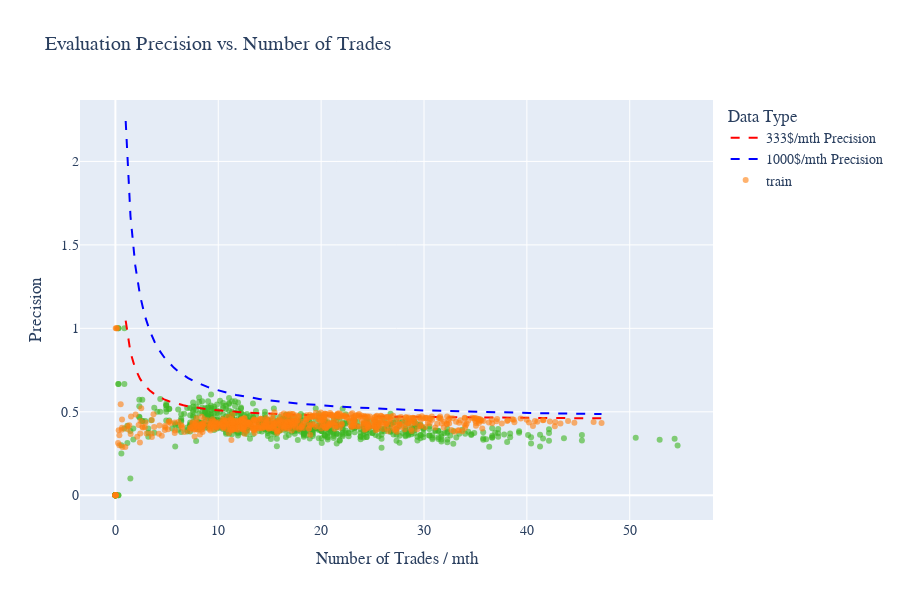

Notebook code cell kept with this figure:
### Code cell
def fun_arr_winrate(arr_nb_trade, gain, risk, R):
    """Mock function to simulate win rate calculation."""
    # This is a placeholder to make the example runnable.
    # The formula is derived from a common trading gain formula.
    return (gain / arr_nb_trade + risk) / (risk * (1 + R))

# --- Updated plotting function ---

def fun_plot_pre_trade(df, gain_period_min=333, gain_period_bingo=1000):

    arr_nb_trade_winrate_train = np.linspace(max(1, min(df["trades_train"])), max(df["trades_train"]), 100)
    arr_winrate_min_train = fun_arr_winrate(arr_nb_trade_winrate_train, gain=gain_period_min, risk=250, R=1.23)
    arr_winrate_bingo_train = fun_arr_winrate(arr_nb_trade_winrate_train, gain=gain_period_bingo, risk=250, R=1.23)

    # --- Create the Plot with opacity for the test data ---
    fig = px.scatter(
        df,
        x='trades_test',
        y='precision_test',
        title="Evaluation Precision vs. Number of Trades",
        color_discrete_sequence=["#3CB620"], # Green for test data
        opacity=0.6,  # Added opacity for the main scatter plot
    )
    # Customize the hover template
    fig.update_traces(
            hovertemplate="Run Index: %{customdata[0]}<br>" +
                "Gain Train: %{customdata[1]:.2f}<br>" +
                "Trades Train: %{customdata[3]:.2f}<br>" +
                "Winrate Train: %{customdata[4]:.4f}<br>" +
                "<b>Gain Test: %{customdata[2]:.2f}</b><br>" +
                "Trades Test: %{x:.2f}<br>" +
                "Winrate Test: %{y:.4f}<br>" + # Corrected from Winrate Train
                    "<extra></extra>",
            customdata=df[['run_index', 'gain_train', "gain_test", "trades_train", "precision_train"]],
            name="test" # Assign a name for the legend
    )

    # add precision = f(nb_trade) to have a gain = 333/mth
    fig.add_scatter(
        x=arr_nb_trade_winrate_train,
        y=arr_winrate_min_train,
        mode='lines',
        line=dict(color='red', width=2),
        line_dash="dash",
        name="333$/mth Precision",
        hovertemplate=f"Gain: {gain_period_min:.2f}<br>" +
                    "Number of Trades: %{x}<br>" +
                    "Precision: %{y:.4f}<br>" +
                    "<extra></extra>",
    )
    # add precision = f(nb_trade) to have a gain = 1000/mth
    fig.add_scatter(
        x=arr_nb_trade_winrate_train,
        y=arr_winrate_bingo_train,
        mode='lines',
        line=dict(color='blue', width=2),
        line_dash="dash",
        name="1000$/mth Precision",
        hovertemplate=f"Gain: {gain_period_bingo:.2f}<br>" +
                    "Number of Trades: %{x}<br>" +
                    "Precision: %{y:.4f}<br>" +
                    "<extra></extra>",
    )
    # add train data with opacity
    fig.add_trace(
        go.Scatter(
            x=df["trades_train"],
            y=df["precision_train"],
            name="train",
            mode="markers",
            # Added marker dict to set color and opacity for the train data
            marker=dict(
                color="#FF7F0E", # Orange for train data
                opacity=0.6
            ),
            hovertemplate="Run Index: %{customdata[0]}<br>" +
                "<b>Gain Train: %{customdata[1]:.2f}</b><br>" +
                "Trades Train: %{x:.2f}<br>" +
                "Winrate Train: %{y:.4f}<br>" +
                "Gain Test: %{customdata[2]:.2f}<br>" +
                "Trades Test: %{customdata[3]:.2f}<br>" +
                "Winrate Test: %{customdata[4]:.4f}<br>" +
                    "<extra></extra>",
            customdata=df[['run_index', 'gain_train', "gain_test", "trades_test", "precision_test"]],
        )
    )

    fig.update_layout(
        xaxis_title="Number of Trades / mth",
        yaxis_title="Precision",
        font=dict(family="Arial, sans-serif", size=14),
        height=600,
        legend_title_text='Data Type' # Add a title to the legend
    )

    fig.show()

fun_plot_pre_trade(df)

### Figure 1 — Plotly figure (JSON) as saved in the notebook; plotly's stock layout.template omitted (floating-point values rounded to 4 significant figures; data arrays with more than 128 entries replaced by an {"elided": "..."} marker saying what was removed)
{"data": [{"customdata": {"elided": "667x5 float values"}, "hovertemplate": "Run Index: %{customdata[0]}<br>Gain Train: %{customdata[1]:.2f}<br>Trades Train: %{customdata[3]:.2f}<br>Winrate Train: %{customdata[4]:.4f}<br><b>Gain Test: %{customdata[2]:.2f}</b><br>Trades Test: %{x:.2f}<br>Winrate Test: %{y:.4f}<br><extra></extra>", "legendgroup": "", "marker": {"color": "#3CB620", "opacity": 0.6, "symbol": "circle"}, "mode": "markers", "name": "test", "orientation": "v", "showlegend": false, "type": "scatter", "x": {"elided": "667 float values"}, "xaxis": "x", "y": {"elided": "667 float values"}, "yaxis": "y"}, {"hovertemplate": "Gain: 333.00<br>Number of Trades: %{x}<br>Precision: %{y:.4f}<br><extra></extra>", "line": {"color": "red", "dash": "dash", "width": 2}, "mode": "lines", "name": "333$/mth Precision", "type": "scatter", "x": [1.0, 1.467, 1.935, 2.402, 2.869, 3.336, 3.804, 4.271, 4.738, 5.206, 5.673, 6.14, 6.607, 7.075, 7.542, 8.009, 8.477, 8.944, 9.411, 9.878, 10.35, 10.81, 11.28, 11.75, 12.21, 12.68, 13.15, 13.62, 14.08, 14.55, 15.02, 15.49, 15.95, 16.42, 16.89, 17.35, 17.82, 18.29, 18.76, 19.22, 19.69, 20.16, 20.63, 21.09, 21.56, 22.03, 22.5, 22.96, 23.43, 23.9, 24.36, 24.83, 25.3, 25.77, 26.23, 26.7, 27.17, 27.64, 28.1, 28.57, 29.04, 29.5, 29.97, 30.44, 30.91, 31.37, 31.84, 32.31, 32.78, 33.24, 33.71, 34.18, 34.64, 35.11, 35.58, 36.05, 36.51, 36.98, 37.45, 37.92, 38.38, 38.85, 39.32, 39.78, 40.25, 40.72, 41.19, 41.65, 42.12, 42.59, 43.06, 43.52, 43.99, 44.46, 44.92, 45.39, 45.86, 46.33, 46.79, 47.26], "y": [1.046, 0.8555, 0.7572, 0.6971, 0.6566, 0.6275, 0.6055, 0.5883, 0.5745, 0.5632, 0.5537, 0.5457, 0.5388, 0.5329, 0.5276, 0.523, 0.5189, 0.5152, 0.5119, 0.5089, 0.5062, 0.5037, 0.5014, 0.4993, 0.4973, 0.4955, 0.4939, 0.4923, 0.4908, 0.4895, 0.4882, 0.487, 0.4859, 0.4848, 0.4838, 0.4828, 0.4819, 0.4811, 0.4803, 0.4795, 0.4788, 0.4781, 0.4774, 0.4767, 0.4761, 0.4755, 0.475, 0.4744, 0.4739, 0.4734, 0.4729, 0.4725, 0.472, 0.4716, 0.4712, 0.4708, 0.4704, 0.47, 0.4697, 0.4693, 0.469, 0.4687, 0.4684, 0.4681, 0.4678, 0.4675, 0.4672, 0.4669, 0.4667, 0.4664, 0.4661, 0.4659, 0.4657, 0.4654, 0.4652, 0.465, 0.4648, 0.4646, 0.4644, 0.4642, 0.464, 0.4638, 0.4636, 0.4634, 0.4633, 0.4631, 0.4629, 0.4628, 0.4626, 0.4625, 0.4623, 0.4622, 0.462, 0.4619, 0.4617, 0.4616, 0.4615, 0.4613, 0.4612, 0.4611]}, {"hovertemplate": "Gain: 1000.00<br>Number of Trades: %{x}<br>Precision: %{y:.4f}<br><extra></extra>", "line": {"color": "blue", "dash": "dash", "width": 2}, "mode": "lines", "name": "1000$/mth Precision", "type": "scatter", "x": [1.0, 1.467, 1.935, 2.402, 2.869, 3.336, 3.804, 4.271, 4.738, 5.206, 5.673, 6.14, 6.607, 7.075, 7.542, 8.009, 8.477, 8.944, 9.411, 9.878, 10.35, 10.81, 11.28, 11.75, 12.21, 12.68, 13.15, 13.62, 14.08, 14.55, 15.02, 15.49, 15.95, 16.42, 16.89, 17.35, 17.82, 18.29, 18.76, 19.22, 19.69, 20.16, 20.63, 21.09, 21.56, 22.03, 22.5, 22.96, 23.43, 23.9, 24.36, 24.83, 25.3, 25.77, 26.23, 26.7, 27.17, 27.64, 28.1, 28.57, 29.04, 29.5, 29.97, 30.44, 30.91, 31.37, 31.84, 32.31, 32.78, 33.24, 33.71, 34.18, 34.64, 35.11, 35.58, 36.05, 36.51, 36.98, 37.45, 37.92, 38.38, 38.85, 39.32, 39.78, 40.25, 40.72, 41.19, 41.65, 42.12, 42.59, 43.06, 43.52, 43.99, 44.46, 44.92, 45.39, 45.86, 46.33, 46.79, 47.26], "y": [2.242, 1.671, 1.376, 1.195, 1.074, 0.986, 0.92, 0.8684, 0.827, 0.793, 0.7646, 0.7406, 0.7199, 0.702, 0.6863, 0.6724, 0.66, 0.649, 0.639, 0.63, 0.6218, 0.6143, 0.6074, 0.6011, 0.5953, 0.5899, 0.5848, 0.5802, 0.5758, 0.5717, 0.5679, 0.5643, 0.5609, 0.5577, 0.5546, 0.5518, 0.5491, 0.5465, 0.5441, 0.5417, 0.5395, 0.5374, 0.5354, 0.5335, 0.5316, 0.5299, 0.5282, 0.5265, 0.525, 0.5235, 0.5221, 0.5207, 0.5193, 0.518, 0.5168, 0.5156, 0.5145, 0.5133, 0.5123, 0.5112, 0.5102, 0.5092, 0.5083, 0.5074, 0.5065, 0.5056, 0.5048, 0.5039, 0.5032, 0.5024, 0.5016, 0.5009, 0.5002, 0.4995, 0.4988, 0.4982, 0.4976, 0.4969, 0.4963, 0.4957, 0.4952, 0.4946, 0.4941, 0.4935, 0.493, 0.4925, 0.492, 0.4915, 0.491, 0.4905, 0.4901, 0.4896, 0.4892, 0.4888, 0.4884, 0.4879, 0.4875, 0.4871, 0.4868, 0.4864]}, {"customdata": {"elided": "667x5 float values"}, "hovertemplate": "Run Index: %{customdata[0]}<br><b>Gain Train: %{customdata[1]:.2f}</b><br>Trades Train: %{x:.2f}<br>Winrate Train: %{y:.4f}<br>Gain Test: %{customdata[2]:.2f}<br>Trades Test: %{customdata[3]:.2f}<br>Winrate Test: %{customdata[4]:.4f}<br><extra></extra>", "marker": {"color": "#FF7F0E", "opacity": 0.6}, "mode": "markers", "name": "train", "type": "scatter", "x": {"elided": "667 float values"}, "y": {"elided": "667 float values"}}], "layout": {"font": {"family": "Arial, sans-serif", "size": 14}, "height": 600, "legend": {"title": {"text": "Data Type"}, "tracegroupgap": 0}, "title": {"text": "Evaluation Precision vs. Number of Trades"}, "xaxis": {"anchor": "y", "domain": [0, 1], "title": {"text": "Number of Trades / mth"}}, "yaxis": {"anchor": "x", "domain": [0, 1], "title": {"text": "Precision"}}}}
